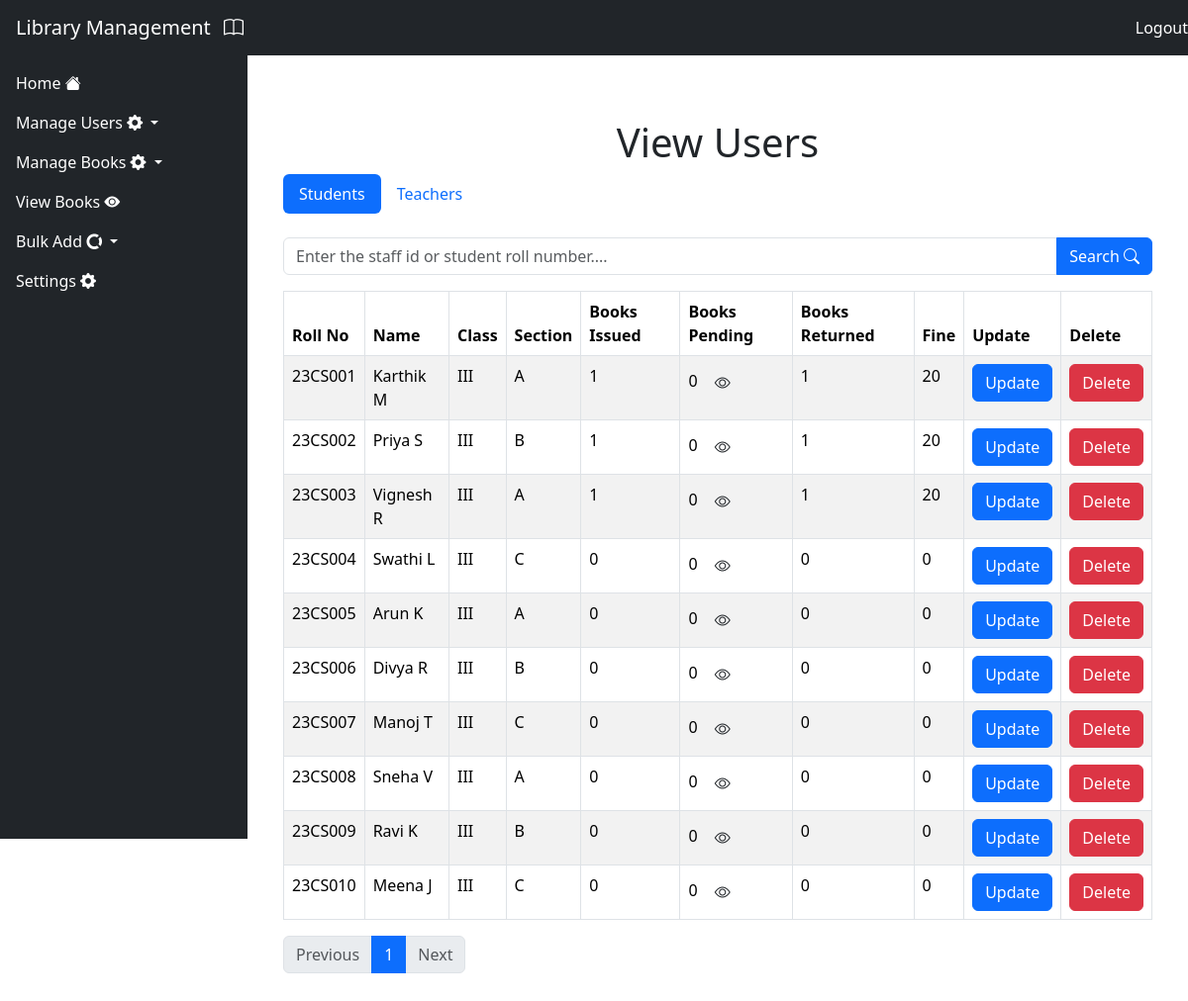
The app's page /view_users/ (signed in) with its own data.
### Library/models.py (models this page shows, shortened)
class Students(models.Model):
    name = models.CharField(max_length=100)
    roll_no = models.CharField(max_length=10)
    class_id = models.CharField(max_length=10)
    section =  models.CharField(max_length=10)
    books_issued = models.IntegerField(default=0)
    books_returned = models.IntegerField(default=0)
    books_pending = models.IntegerField(default=0)
    issued_books = GenericRelation('IssuedBooks', content_type_field='content_type', object_id_field='object_id')
    fine = models.IntegerField(default=0)

### Library/views.py (the view)
# urls.py: path('view_users/', viewUsers, name='view_users'),
@login_required(login_url='login')
def viewUsers(request):
    students_list = Students.objects.all()
    teachers_list = Teacher.objects.all()
    student_ct = ContentType.objects.get_for_model(Students)
    teacher_ct = ContentType.objects.get_for_model(Teacher)
    student_paginator = Paginator(students_list, 10)
    teacher_paginator = Paginator(teachers_list, 10)
    for student in students_list:
        issued = IssuedBooks.objects.filter(content_type=student_ct, object_id=student.id)
        returned = ReturnedBooks.objects.filter(content_type=student_ct, object_id=student.id)
        returned_ids = [r.book.id for r in returned]
        pending = [b for b in issued if b.book.id not in returned_ids]
        student.books_returned = returned.count()
        student.books_pending = len(pending)
        student.pending_books = pending
    for teacher in teachers_list:
        issued = IssuedBooks.objects.filter(content_type=teacher_ct, object_id=teacher.id)
        returned = ReturnedBooks.objects.filter(content_type=teacher_ct, object_id=teacher.id)
        returned_ids = [r.book.id for r in returned]
        pending = [b for b in issued if b.book.id not in returned_ids]
        teacher.books_returned = returned.count()
        teacher.books_pending = len(pending)
        teacher.pending_books = pending
    students = student_paginator.get_page(request.GET.get('student_page'))
    teachers = teacher_paginator.get_page(request.GET.get('teacher_page'))
    context = {
        'students': students,
        'teachers': teachers,
    }
    return render(request, 'viewusers.html', context)

### Library/templates/viewusers.html (shortened to what this page needs)
{% extends 'base.html' %}
{% block content %}
<div class="container mt-5">
    <h1 class="text-center">View Users</h1>
    <ul class="nav nav-pills" id="userTabs" role="tablist">
        <li class="nav-item" role="presentation">
            <a class="nav-link {% if request.GET.tab != 'teacher' and not searched_teacher %}active{% endif %}" id="student-tab" data-bs-toggle="pill" href="#studentFields" role="tab">Students</a>
        </li>
        <li class="nav-item" role="presentation">
            <a class="nav-link {% if request.GET.tab == 'teacher' or searched_teacher %}active{% endif %}" id="teacher-tab" data-bs-toggle="pill" href="#teacherFields" role="tab">Teachers</a>
        </li>
    </ul>
    <div class="tab-content mt-4" id="userTabsContent">
        <form action="{% url 'search_user'%}" method="post">
            <div class="input-group mb-3">
                <input type="text" class="form-control" name="userID" placeholder="Enter the staff id or student roll number...." required>
                <button type="submit" class="btn btn-primary">Search <i class="bi bi-search"></i></button>
            </div>
        </form>
        <div class="tab-pane fade {% if request.GET.tab != 'teacher' and not searched_teacher %}show active{% endif %}" id="studentFields" role="tabpanel">
            <table class="table table-bordered table-striped">
                <thead>
                    <tr>
                        <th>Roll No</th>
                        <th>Name</th>
                        <th>Class</th>
                        <th>Section</th>
                        <th>Books Issued</th>
                        <th>Books Pending</th>
                        <th>Books Returned</th>
                        <th>Fine</th>
                        <th>Update</th>
                        <th>Delete</th>
                    </tr>
                </thead>
                <tbody>
                    {% if searched_student %}
                    <tr>
                        <td>{{ searched_student.roll_no }}</td>
                        <td>{{ searched_student.name }}</td>
                        <td>{{ searched_student.class_id }}</td>
                        <td>{{ searched_student.section }}</td>
                        <td>{{ searched_student.books_issued }} </td>
                        <td>{{ searched_student.books_pending }} <button class="btn" data-bs-toggle="modal" data-bs-target="#issuedBooks{{searched_student.roll_no}}"><i class="bi bi-eye"></i></button></td>
                        <td>{{ searched_student.books_returned }}</td>
                        <td>{{searched_student.fine}}</td>
                        <td><button class="btn btn-primary" data-bs-toggle="modal" data-bs-target="#editUserModal{{ searched_student.id }}">Update</button></td>
                        <td><a href="{% url 'delete_user' 'student' searched_student.id %}" class="btn btn-danger">Delete</a></td>
                    </tr>
                    <div class="modal" id="issuedBooks{{searched_student.roll_no}}">
                        <div class="modal-dialog">
                            <div class="modal-content">
                                <div class="modal-header">
                                    <h1 class="modal-title">Issued Books</h1>
                                    <button type="button" class="btn-close" data-bs-dismiss="modal"></button>
                                </div>
                                <div class="modal-body">
                                    {% for book in searched_student.pending_books %}
                                    <li>{{ book.book.title }} ({{book.book.isbn}})</li>
                                {% empty %}
                                    <li>No books issued</li>
                                {% endfor %}                                    </div>
                            </div>
                        </div>
                    </div>
                    <div class="modal" id="iss">
                    </div>
                    <div class="modal" id="editUserModal{{ searched_student.id }}" aria-hidden="true">
                        <div class="modal-dialog">
                            <div class="modal-content">
                                <form method="post" action="{% url 'update_user' 'student' searched_student.id %}">
                                    {% csrf_token %}
                                    <div class="modal-header">
                                        <h1 class="modal-title">Edit User</h1>
                                        <button type="button" class="btn-close" data-bs-dismiss="modal"></button>
                                    </div>
                                    <div class="modal-body">
                                        <div class="mb-3"><label>Name</label><input type="text" name="name" class="form-control" value="{{searched_student.name }}"></div>
                                        <div class="mb-3"><label>Class</label><input type="text" name="class_id" class="form-control" value="{{searched_student.class_id }}"></div>
                                        <div class="mb-3"><label>Section</label><input type="text" name="section" class="form-control" value="{{searched_student.section }}"></div>
                                        <div class="mb-3"><label>Roll No</label><input type="text" name="roll_no" class="form-control" value="{{searched_student.roll_no }}"></div>
                                    </div>
                                    <div class="modal-footer">
                                        <button type="button" class="btn btn-secondary" data-bs-dismiss="modal">Close</button>
                                        <button type="submit" class="btn btn-primary">Confirm</button>
                                    </div>
                                </form>
                            </div>
                        </div>
                    </div>
                    {% elif students %}
                    {% for user in students %}
                    <tr>
                        <td>{{ user.roll_no }}</td>
                        <td>{{ user.name }}</td>
                        <td>{{ user.class_id }}</td>
                        <td>{{ user.section }}</td>
                        <td>{{ user.books_issued }}</td>
                        <td>{{ user.books_pending }}  <button class="btn" data-bs-toggle="modal" data-bs-target="#issuedBooks{{user.roll_no}}"><i class="bi bi-eye"></i></button></td>
                        <td>{{ user.books_returned }}</td>
                        <td>{{user.fine}}</td>
                        <td><button class="btn btn-primary" data-bs-toggle="modal" data-bs-target="#editUserModal{{ user.id }}">Update</button></td>
                        <td><a href="{% url 'delete_user' 'student' user.id %}" class="btn btn-danger">Delete</a></td>
                    </tr>
                    {% endfor %}
                    {% else %}
                    <tr><td colspan="9" class="text-center">No users found.</td></tr>
                    {% endif %}
                </tbody>
            </table>
            <nav>
                <ul class="pagination">
                    {% if students.has_previous %}
                        <li class="page-item"><a class="page-link" href="?student_page={{ students.previous_page_number }}">Previous</a></li>
                    {% else %}
                        <li class="page-item disabled"><span class="page-link">Previous</span></li>
                    {% endif %}
                    {% for num in students.paginator.page_range %}
                        {% if students.number == num %}
                            <li class="page-item active"><span class="page-link">{{ num }}</span></li>
                        {% else %}
                            <li class="page-item"><a class="page-link" href="?student_page={{ num }}">{{ num }}</a></li>
                        {% endif %}
                    {% endfor %}
                    {% if students.has_next %}
                        <li class="page-item"><a class="page-link" href="?student_page={{ students.next_page_number }}">Next</a></li>
                    {% else %}
                        <li class="page-item disabled"><span class="page-link">Next</span></li>
                    {% endif %}
                </ul>
            </nav>
        </div>
    </div>
</div>
{% endblock %}

### records on screen
Students: roll_no "23CS001", name "Karthik M", class_id "III", section "A", books_issued "1", books_pending "0", books_returned "1", fine "20"
Students: roll_no "23CS002", name "Priya S", class_id "III", section "B", books_issued "1", books_pending "0", books_returned "1", fine "20"
Students: roll_no "23CS003", name "Vignesh R", class_id "III", section "A", books_issued "1", books_pending "0", books_returned "1", fine "20"
Students: roll_no "23CS004", name "Swathi L", class_id "III", section "C", books_issued "0", books_pending "0", books_returned "0", fine "0"
Students: roll_no "23CS005", name "Arun K", class_id "III", section "A", books_issued "0", books_pending "0", books_returned "0", fine "0"
Students: roll_no "23CS006", name "Divya R", class_id "III", section "B", books_issued "0", books_pending "0", books_returned "0", fine "0"
Students: roll_no "23CS007", name "Manoj T", class_id "III", section "C", books_issued "0", books_pending "0", books_returned "0", fine "0"
Students: roll_no "23CS008", name "Sneha V", class_id "III", section "A", books_issued "0", books_pending "0", books_returned "0", fine "0"
Students: roll_no "23CS009", name "Ravi K", class_id "III", section "B", books_issued "0", books_pending "0", books_returned "0", fine "0"
Students: roll_no "23CS010", name "Meena J", class_id "III", section "C", books_issued "0", books_pending "0", books_returned "0", fine "0"

### other values on screen
{{ num }} "1"
